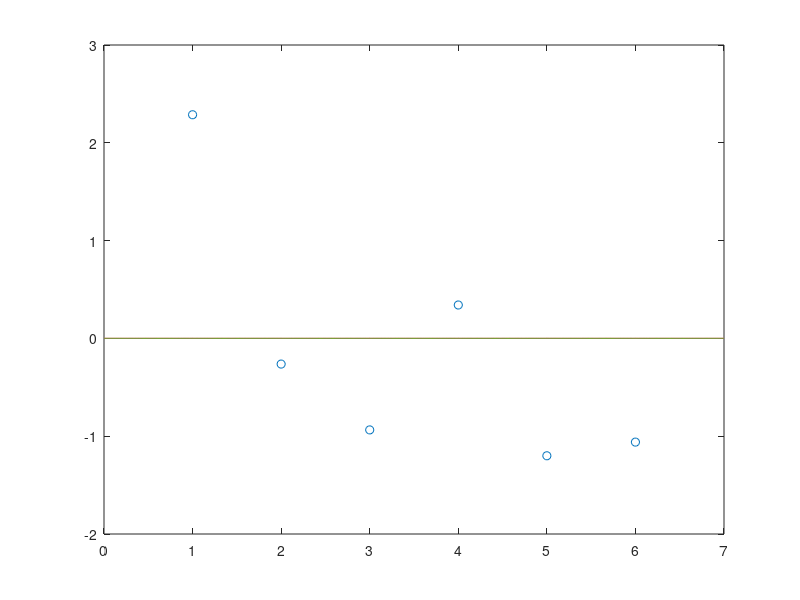

Here is the MATLAB script that generated this plot: (Note: this script raises an error after producing the figure.)
function interpthumb
%INTERPTHUMB Thumbnail for INTERPAPP.
%   Demonstrates interpolation by a piecewise linear interpolant,
%   a polynomial, a spline, and a shape preserving Hermite cubic.
%   See also SPLINETX, PCHIPTX, POLYINTERP, PIECELIN.

%   Copyright 2016-2017 Cleve Moler
%   Copyright 2016-2017 The MathWorks, Inc.

    n = 6;
    x = 1:n;
    y = randn(1,n);

    % Initialize figure

    cla
    h = diff(x);
    u = zeros(1,128*(n+1));
    j = 1:128;
    s = (1+sin((j-65)/128*pi))/2;
    u(j) = x(1)+(s-1)*h(1);
    for k = 1:n-1
      u(128*k+j) = x(k)+s*h(k);
    end
    u(128*n+j) = x(n)+s*h(n-1);
    p = plot(x,y,'o',u,zeros(4,length(u)),'-');
    ymin = min(y);
    ymax = max(y);
    ydel = ymax-ymin;
    if ydel == 0; ydel = 1; end

    set(p(1),'xdata',x,'ydata',y)
    set(p(2),'xdata',u,'ydata',piecelin(x,y,u));
    set(p(3),'xdata',u,'ydata',polyinterp(x,y,u));
    set(p(4),'xdata',u,'ydata',splinetx(x,y,u));
    set(p(5),'xdata',u,'ydata',pchiptx(x,y,u));

    % Visibility

    b = round(rand(1,4));
    onf = {'off','on'};
    for k = 1:4
       % Interpolants
       set(p(k+1),'visible',onf{b(k)+1})
    end
    
    ylim = 1.2*max(ymax,-ymin);
    axis([-1 n+2 -1.4*ylim 1.4*ylim])
    line([0 n+1 n+1 0 0],[-1 -1 1 1 -1]*ylim,'color','k')
    line([0 n+1],[0 0],'color','k')
    set(gca,'xtick',[],'ytick',[])
